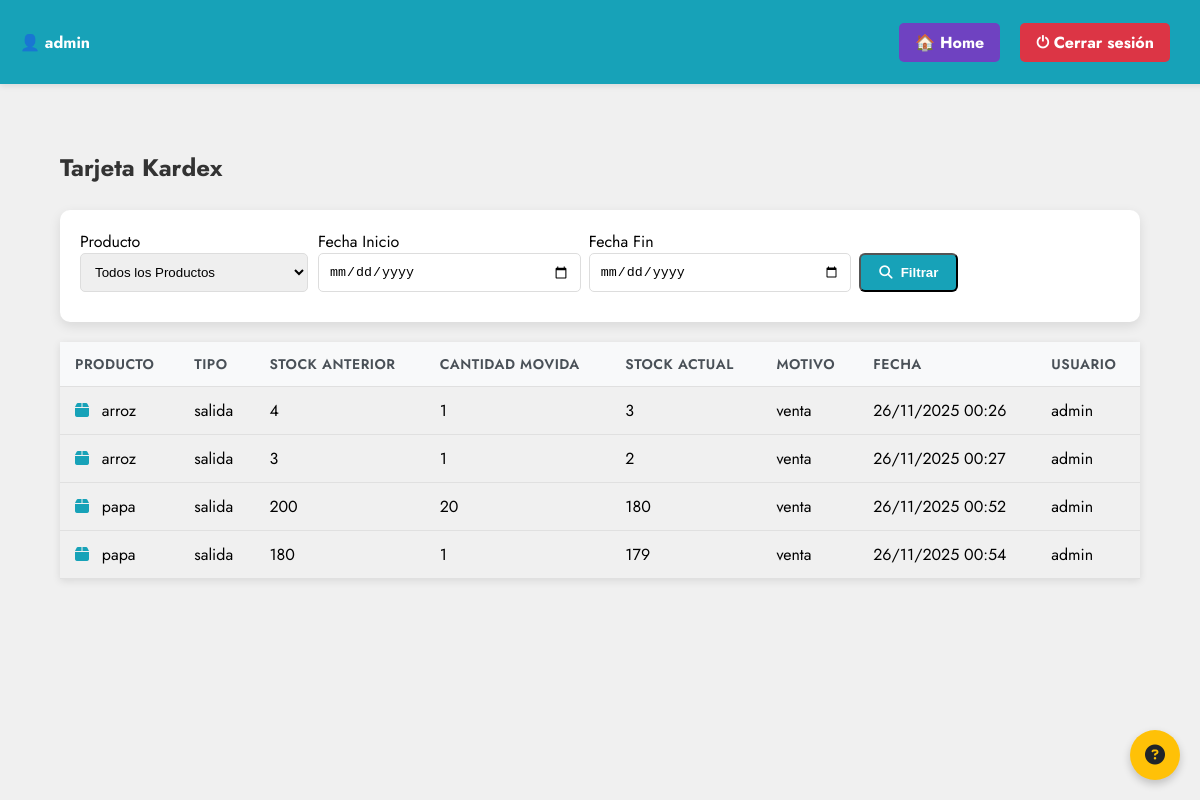
Before: /kardex/ (signed in) with the older database file.
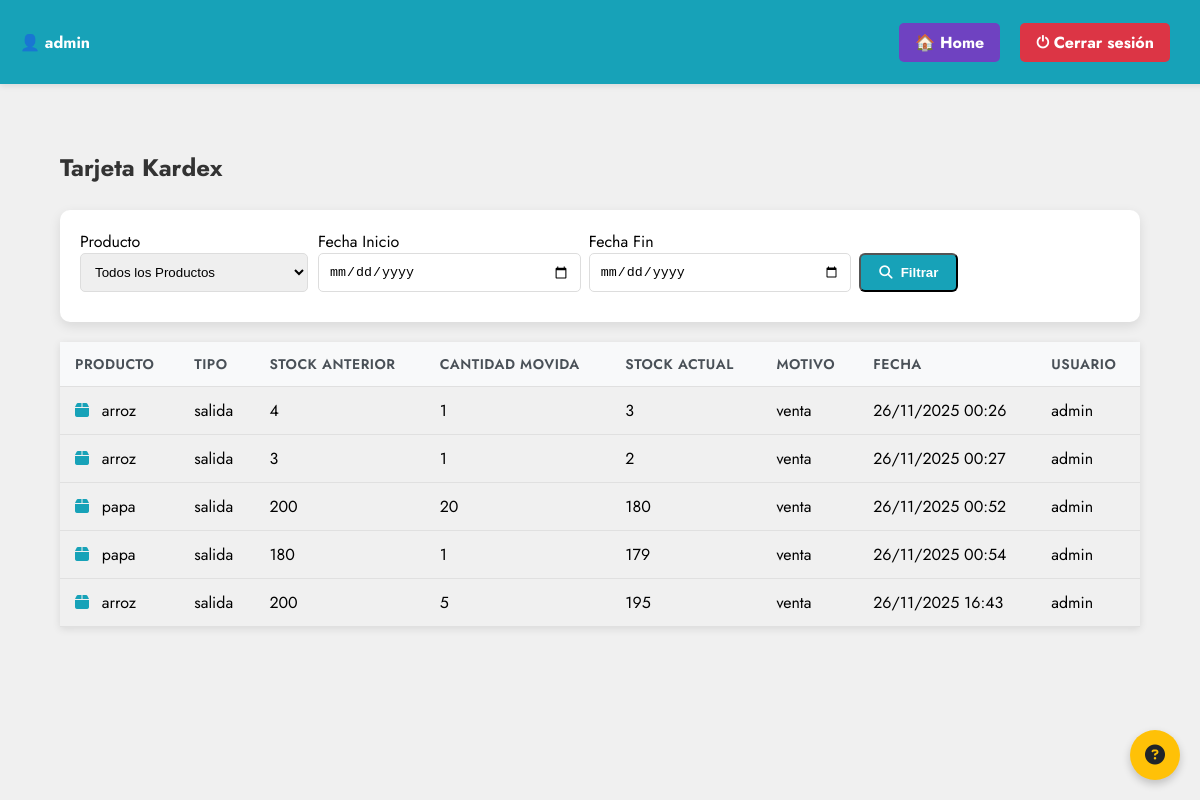
After: the same page with the newer database file.
### account/models.py (models this page shows, shortened)
class Kardex(models.Model):
    TIPO_CHOICES = [('entrada', 'Entrada'), ('salida', 'Salida')]
    producto = models.ForeignKey(Producto, on_delete=models.CASCADE)
    tipo = models.CharField(max_length=10, choices=TIPO_CHOICES)
    cantidad = models.IntegerField()
    stock_anterior = models.IntegerField(default=0)
    fecha = models.DateTimeField(auto_now_add=True)
    motivo = models.CharField(max_length=100)
    usuario = models.ForeignKey(Usuario, on_delete=models.SET_NULL, null=True)
    def stock_actual(self):
        if self.tipo == 'entrada':
            return self.stock_anterior + self.cantidad
        else:
            return self.stock_anterior - self.cantidad

class Producto(models.Model):
    UNIDAD_CHOICES = [
        ('kg', 'Kilogramo'),
        ('ml', 'Mililitro'),
        ('litro', 'Litro'),
        ('unidad', 'Unidad'),
    ]
    MONEDA_CHOICES = [
        ('COP', 'Peso colombiano'),
        ('USD', 'Dólar estadounidense'),
        ('EUR', 'Euro'),
    ]
    nombre = models.CharField(max_length=100)
    descripcion = models.TextField(blank=True, null=True)
    categoria = models.ForeignKey(Categoria, on_delete=models.SET_NULL, null=True, blank=True)
    precio_unitario = models.DecimalField(max_digits=10, decimal_places=2)
    moneda = models.CharField(max_length=3, choices=MONEDA_CHOICES, default='COP')
    cantidad = models.PositiveIntegerField(default=0)
    unidad = models.CharField(max_length=20, choices=UNIDAD_CHOICES, default='unidad')
    sku = models.CharField(max_length=100, unique=True)
    proveedor = models.ForeignKey(Proveedor, on_delete=models.SET_NULL, null=True, blank=True)
    almacen = models.ForeignKey(Almacen, on_delete=models.SET_NULL, null=True, blank=True)
    estado = models.BooleanField(default=True)
    fecha_creacion = models.DateTimeField(auto_now_add=True)
    fecha_modificacion = models.DateTimeField(auto_now=True)
    class Meta:
        verbose_name = 'Producto'
        verbose_name_plural = 'Productos'
        ordering = ['nombre']

class Usuario(AbstractUser):
    rol = models.ForeignKey('Rol', on_delete=models.SET_NULL, null=True, blank=True)
    estado = models.BooleanField(default=True)
    nombres = models.CharField(max_length=100, blank=True, null=True)
    apellidos = models.CharField(max_length=100, blank=True, null=True)
    class Meta:
        verbose_name = 'Usuario'
        verbose_name_plural = 'Usuarios'

### account/views.py (the view)
# urls.py: path('kardex/', kardex, name='kardex'),
@login_required_custom
@role_required(module='productos', action='leer')  # Asumir permisos en productos
def kardex(request):
    producto_id = request.GET.get('producto')
    fecha_inicio = request.GET.get('fecha_inicio')
    fecha_fin = request.GET.get('fecha_fin')
    kardex_entries = Kardex.objects.all().order_by('fecha')  # Ordenar por fecha
    if producto_id:
        kardex_entries = kardex_entries.filter(producto_id=producto_id)
    if fecha_inicio:
        kardex_entries = kardex_entries.filter(fecha__date__gte=fecha_inicio)
    if fecha_fin:
        kardex_entries = kardex_entries.filter(fecha__date__lte=fecha_fin)
    productos = Producto.objects.all()
    return render(request, 'account/kardex.html', {
        'kardex_entries': kardex_entries,
        'productos': productos,
        'producto_id': producto_id,
        'fecha_inicio': fecha_inicio,
        'fecha_fin': fecha_fin,
    })

### account/templates/account/kardex.html (shortened to what this page needs)
{% load static %}
<!DOCTYPE html>
<html lang="es">
<head>
    <link rel="stylesheet" href="{% static 'account/css/kardex.css' %}">
    <link rel="stylesheet" href="https://cdnjs.cloudflare.com/ajax/libs/font-awesome/6.5.0/css/all.min.css">
</head>
<button id="help-btn" class="help-btn" title="Ayuda">
    <i class="fas fa-question-circle"></i>
</button>
<body class="kardex-lista">
    <div class="topbar">
        <div class="user-info">👤 {{ user.username }}</div>
        <div class="actions">
            <a href="{% url 'dashboard' %}" class="home-btn">🏠 Home</a>
            <a href="{% url 'logout' %}" class="logout-btn">⏻ Cerrar sesión</a>
        </div>
    </div>
    <div class="container">
        <div class="header">
            <h1 class="title">Tarjeta Kardex</h1>
        </div>
        <form method="get" class="filter-form">
            <div class="row">
                <div class="col-md-3">
                    <label>Producto</label>
                    <select name="producto" class="form-control">
                        <option value="">Todos los Productos</option>
                    </select>
                </div>
                <div class="col-md-2">
                    <label>Fecha Inicio</label>
                    <input type="date" name="fecha_inicio" class="form-control" value="{{ fecha_inicio }}">
                </div>
                <div class="col-md-2">
                    <label>Fecha Fin</label>
                    <input type="date" name="fecha_fin" class="form-control" value="{{ fecha_fin }}">
                </div>
                <div class="col-md-2">
                    <button type="submit" class="btn btn-primary">
                        <i class="fas fa-search"></i> Filtrar
                    </button>
                </div>
            </div>
        </form>
        <table class="products-table">
            <thead>
                <tr>
                    <th>Producto</th>
                    <th>Tipo</th>
                    <th>Stock Anterior</th>
                    <th>Cantidad Movida</th>
                    <th>Stock Actual</th>
                    <th>Motivo</th>
                    <th>Fecha</th>
                    <th>Usuario</th>
                </tr>
            </thead>
            <tbody>
                {% for entry in kardex_entries %}
                <tr>
                    <td>
                        <i class="fas fa-box category-icon"></i>
                        {{ entry.producto.nombre }}
                    </td>
                    <td>{{ entry.tipo }}</td>
                    <td>{{ entry.stock_anterior }}</td>
                    <td>{{ entry.cantidad }}</td>
                    <td>{{ entry.stock_actual }}</td>
                    <td>{{ entry.motivo }}</td>
                    <td>{{ entry.fecha|date:"d/m/Y H:i" }}</td>
                    <td>{{ entry.usuario.username|default:"-" }}</td>
                </tr>
                {% endfor %}
            </tbody>
        </table>
    </div>
</body>
</html>

Changed rows visible on the page:
added Kardex: producto.nombre "arroz", tipo "salida", stock_anterior "200", cantidad "5", stock_actual "195", motivo "venta", fecha "26/11/2025 16:43", usuario.username "admin"
